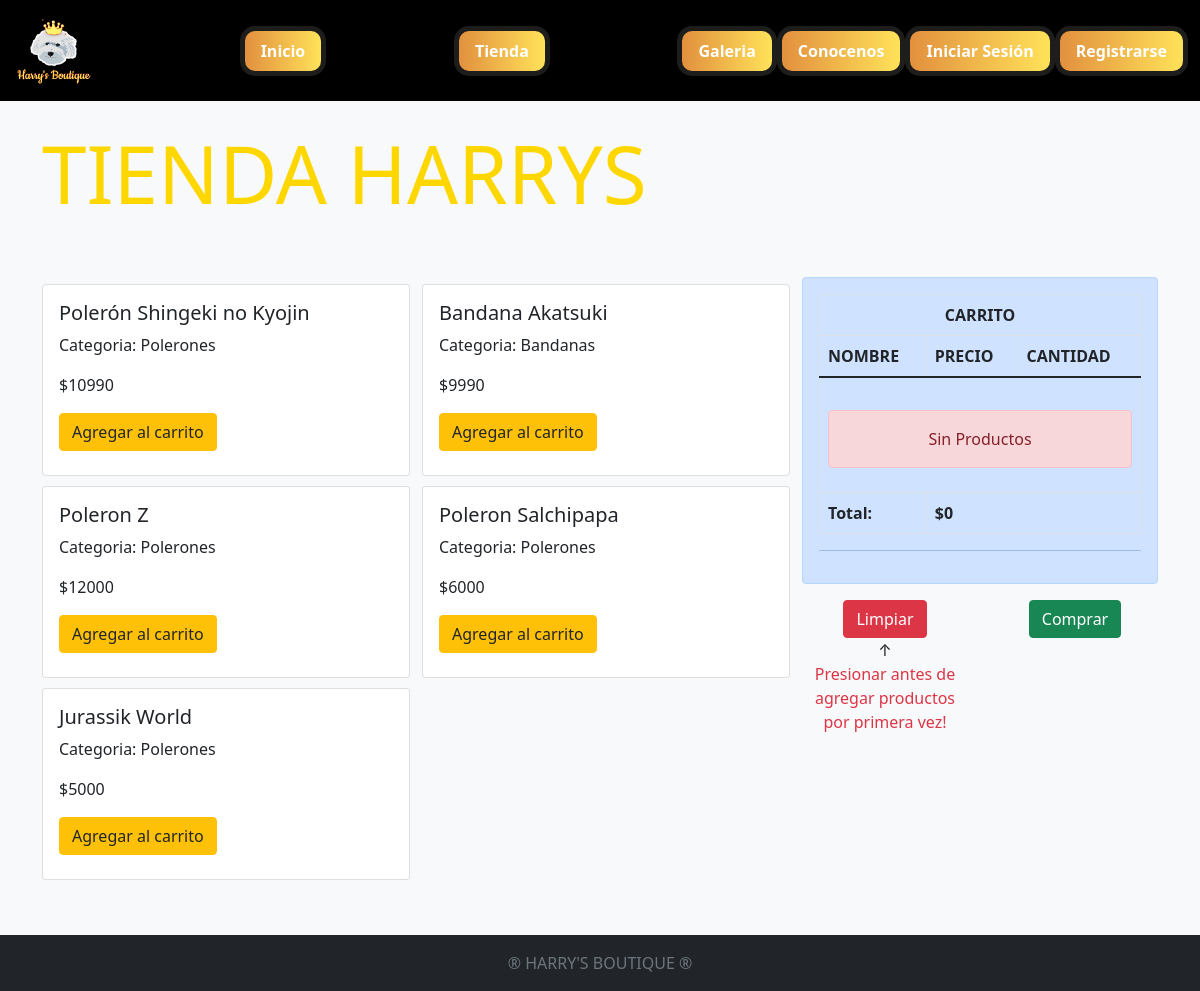
Page /tienda/ on the earlier database version.
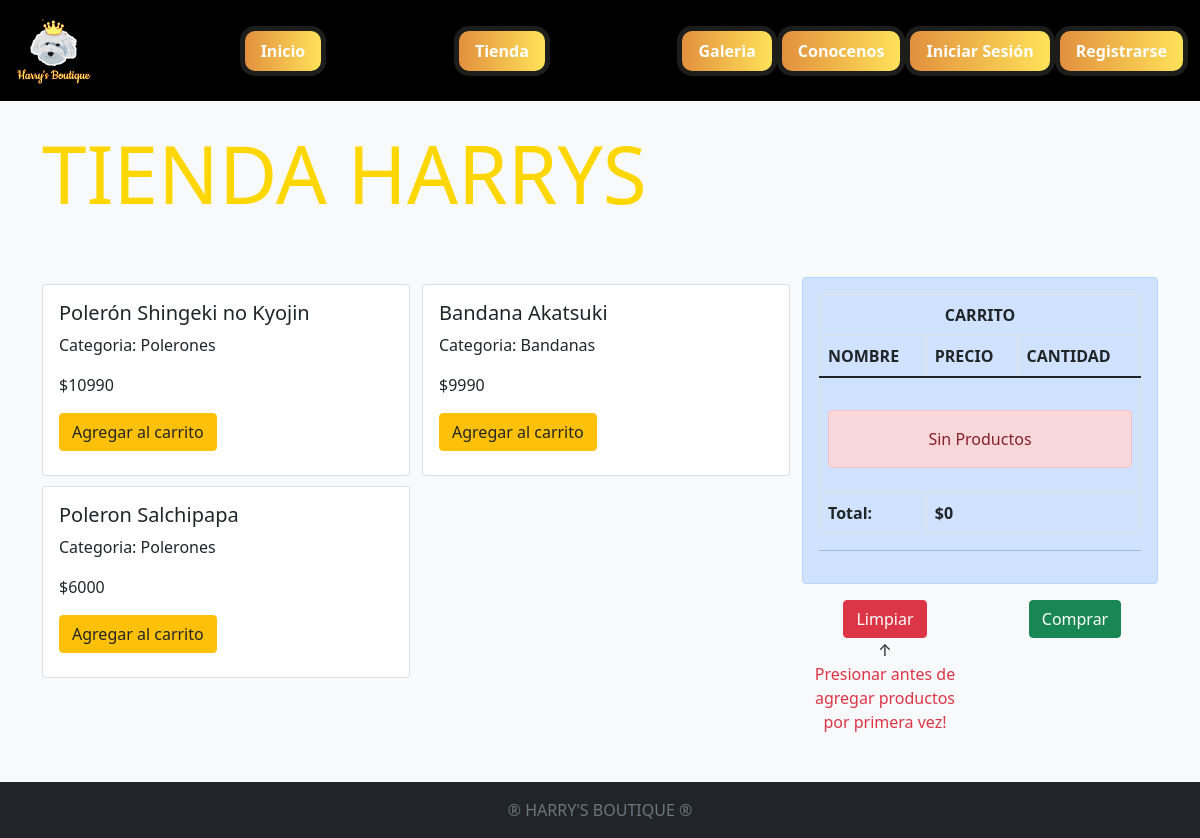
Same page on the later database version.
### core/models.py (models this page shows, shortened)
class Producto(models.Model):
    nombre = models.CharField(max_length=200)
    valor = models.IntegerField()
    anio = models.IntegerField()
    categoria = models.ForeignKey(Categoria, on_delete=CASCADE)
    descripcion = models.TextField(null=True, blank=True)
    fecha_publicacion = models.DateField()

class Categoria(models.Model):
    nombre = models.CharField(max_length=80)
    def __str__(self):
        return self.nombre

### core/views.py (the view)
# urls.py: path('tienda/', tienda, name="tienda"),
def tienda(request):
    productos = Producto.objects.all()
    return render(request,'harrys/tienda.html', {'productos':productos})

### core/context_processor.py (called while the page is built)
def total_carrito(request):
    total = 0
    if "carrito" in request.session.keys():
        for key, value in request.session["carrito"].items():
            total += int(value["acumulado"])
    return {"total_carrito": total}

### core/templates/harrys/tienda.html
{% extends 'harrys/base.html' %}
{% load static %}
{% block contenido %}
<div class="container">
    <br>
    <div class="row">
        <div class="col-12 align-self-centerr"><h1 class="display-1">TIENDA HARRYS</h1></div>
    </div>
    <div class="row">
        <div class="col-8">
            <div class="row" style="padding: 2px 0;">
                <div class="col-12">
                    <div class="row">
                        {% for producto in productos %}
                        <div class="col-6">
                            <div class="card" style="height:12rem; width:23rem; margin: 5px 0px;">
                                <div class="card-body">
                                    <h5 class="card-tittle">{{producto.nombre}}</h5>
                                    <p class="card-text">Categoria: {{producto.categoria}}</p>
                                    <p class="card-text">${{producto.valor}}</p>
                                    <a href="{%url 'Add' producto.id %}" class="btn btn-warning">Agregar al carrito</a>
                                </div>
                            </div>
                        </div>
                        {% endfor %}
                    </div>
                </div>
            </div>
        </div>
        <div class="col-4">
            {% include "harrys/carrito.html" %}
        </div>
    </div>
</div>
{% endblock %}

Differences in the rows shown:
removed Producto: nombre "Poleron Z", categoria "Polerones", valor "12000"
removed Producto: nombre "Jurassik World", categoria "Polerones", valor "5000"
